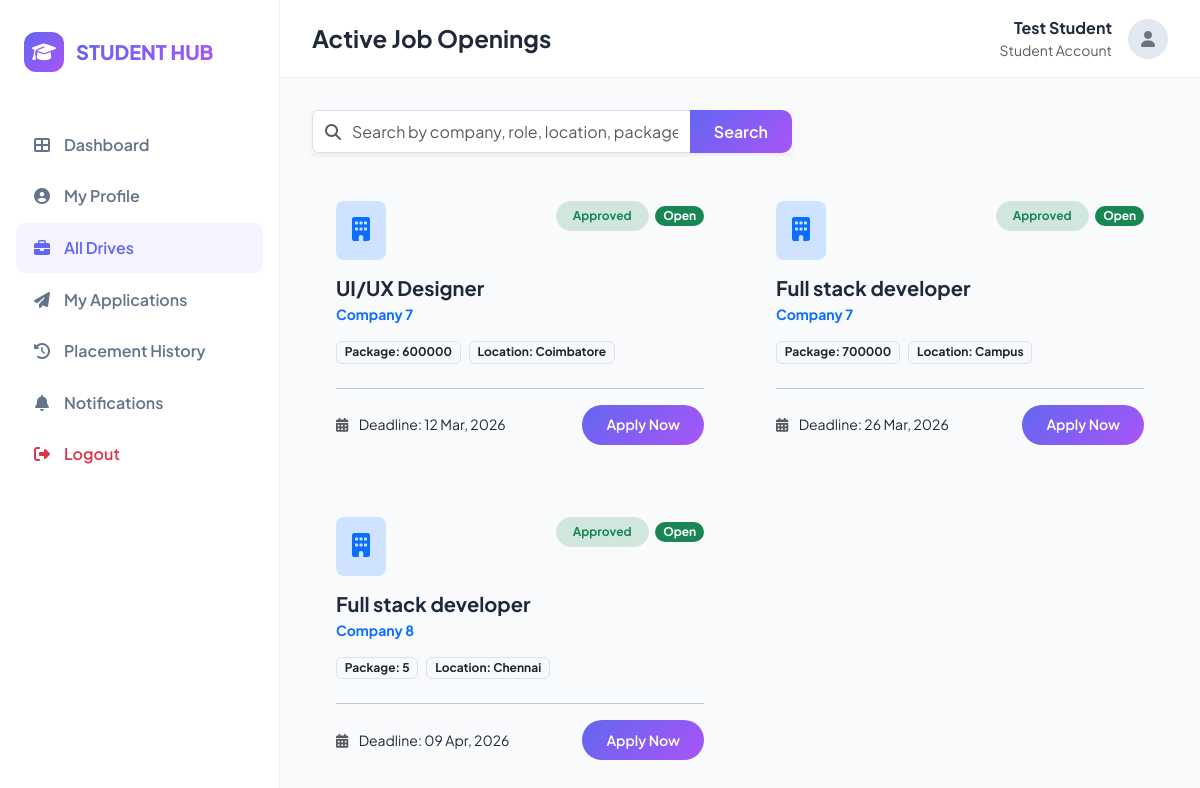
Page /student/placements (signed in) on the committed database.
### models/student_profile.py (models this page shows, shortened)
class StudentProfile(db.Model):
    __tablename__ = "student_profiles"
    id = db.Column(db.Integer, primary_key=True)
    account_id = db.Column(db.Integer, db.ForeignKey("accounts.id"), unique=True, nullable=False)
    full_name = db.Column(db.String(255), nullable=False)
    university_register_number = db.Column(db.String(100), unique=True, nullable=False)
    gender_code = db.Column(db.String(20), nullable=True)
    date_of_birth = db.Column(db.Date, nullable=True)
    institutional_email = db.Column(db.String(255), unique=True, nullable=False)
    personal_email = db.Column(db.String(255), nullable=True)
    primary_phone = db.Column(db.String(20), nullable=False)
    secondary_phone = db.Column(db.String(20), nullable=True)
    skills = db.Column(db.String(500), nullable=True)
    cv_filename = db.Column(db.String(255), nullable=True)

### models/placement_drive.py (models this page shows, shortened)
class PlacementDrive(db.Model):
    __tablename__ = "placement_drives"
    id = db.Column(db.Integer, primary_key=True)
    company_id = db.Column(db.Integer, db.ForeignKey("company_profiles.id"), nullable=False)
    company = db.relationship("CompanyProfile")
    job_title = db.Column(db.String(200), nullable=False)
    job_description = db.Column(db.Text, nullable=False)
    eligibility_criteria = db.Column(db.String(500), nullable=False)
    job_location = db.Column(db.String(100), nullable=False)
    package_amount = db.Column(db.String(50), nullable=False)
    application_deadline = db.Column(db.DateTime, nullable=False)
    approval_status = db.Column(
        db.Enum(DriveStatus),
        nullable=False,
        default=DriveStatus.PENDING
    )
    created_at = db.Column(db.DateTime, nullable=False, server_default=db.func.now())
    approved_at = db.Column(db.DateTime, nullable=True, onupdate=db.func.now())
    rejection_reason = db.Column(db.String(500), nullable=True)

### models/company_profile.py (models this page shows, shortened)
class CompanyProfile(db.Model):
    __tablename__ = "company_profiles"
    id = db.Column(db.Integer, primary_key=True)
    account_id = db.Column(db.Integer, db.ForeignKey("accounts.id"), unique=True, nullable=False)
    name = db.Column(db.String(255), nullable=False)
    company_id_field = db.Column(db.String(100), unique=True, nullable=False)
    website_url = db.Column(db.String(255), nullable=True)
    industry_type = db.Column(db.String(255), nullable=True)
    location = db.Column(db.String(255), nullable=True)
    approval_status = db.Column(
        db.Enum(ApprovalAction),
        nullable=False,
        default=ApprovalAction.PENDING,
        index=True
    )
    hr_contact = db.Column(db.String(255), nullable=False)
    work_email = db.Column(db.String(255), unique=True, nullable=False)

### routes/engagement_routes.py (the view, shortened to what this page needs)
@student_bp.route("/placements", endpoint="placements")
@active_account_required
def search_career_opportunities():
    profile = get_current_student_profile()
    student_name = profile.full_name if profile else "Student User"
    search_query = request.args.get('search', '').strip()
    current_time = datetime.now()
    query = PlacementDrive.query.filter(
        PlacementDrive.approval_status == DriveStatus.APPROVED
    )
    drives = query.order_by(PlacementDrive.application_deadline.asc()).all()
    applied_drive_ids = []
    if profile:
        applied_drive_ids = [app.drive_id for app in StudentApplication.query.filter_by(student_id=profile.id).all()]
    return render_template("student/view_drives.html", drives=drives, student_name=student_name,
                           applied_drive_ids=applied_drive_ids, search_query=search_query,
                           current_time=current_time)

### routes/engagement_routes.py (called while the page is built)
@student_bp.before_request
def student_required():
    if session.get("role") != "student":
        return redirect(url_for("auth.student_login"))

### utils/helpers.py (called while the page is built)
def get_current_student_profile():
    if 'current_student_profile' not in g:
        account_id = session.get("account_id")
        if account_id:
            g.current_student_profile = StudentProfile.query.filter_by(account_id=account_id).first()
        else:
            g.current_student_profile = None
    return g.current_student_profile

def format_drive_date(value):
    if not value:
        return "N/A"
    return value.strftime('%d %b, %Y')

### templates/student/view_drives.html (shortened to what this page needs)
{% extends 'base_student.html' %}
{% block page_title %}Active Job Openings{% endblock %}
{% block content %}
<div class="mb-4">
    <form action="{{ url_for('student.placements') }}" method="GET" class="input-group shadow-sm"
        style="max-width: 480px;">
        <span class="input-group-text bg-white border-end-0">
            <i class="fas fa-search text-muted"></i>
        </span>
        <input type="text" name="search" class="form-control border-start-0 ps-0"
            placeholder="Search by company, role, location, package…" autocomplete="off" value="{{ search_query }}">
        <button class="btn btn-primary-custom px-4" type="submit">Search</button>
    </form>
</div>
<div class="row g-4" id="drivesGrid">
    {% if drives %}
    {% for drive in drives %}
    <div class="col-md-6 drive-card">
        <div class="portal-panel p-4 h-100">
            <div class="d-flex justify-content-between align-items-start mb-3">
                <div class="bg-primary-subtle p-3 rounded-3">
                    <i class="fas fa-building text-primary fs-4"></i>
                </div>
                <div>
                    {{ drive.approval_status | status_badge }}
                    {% if drive.application_deadline < current_time %} <span
                        class="badge bg-secondary rounded-pill ms-1">Closed</span>
                        {% else %}
                        <span class="badge bg-success rounded-pill ms-1">Open</span>
                        {% endif %}
                </div>
            </div>
            <h5 class="fw-bold mb-1">{{ drive.job_title }}</h5>
            <p class="text-primary fw-bold small mb-3">{{ drive.company.name }}</p>
            <div class="d-flex flex-wrap gap-2 mb-4">
                <span class="badge bg-light text-dark border small">Package: {{ drive.package_amount }}</span>
                <span class="badge bg-light text-dark border small">Location: {{ drive.job_location }}</span>
            </div>
            <hr>
            <div class="d-flex justify-content-between align-items-center">
                <div class="small"><i class="fas fa-calendar-alt me-2 text-muted"></i> Deadline: {{
                    drive.application_deadline | format_drive_date }}</div>
                {% if drive.id in applied_drive_ids %}
                <button class="btn btn-sm btn-success rounded-pill" disabled>Applied</button>
                {% elif drive.application_deadline < current_time %} <button
                    class="btn btn-sm btn-secondary rounded-pill" disabled>Deadline Passed</button>
                    {% else %}
                    <button class="btn btn-sm btn-primary-custom rounded-pill apply-btn"
                        data-drive-id="{{ drive.id }}">Apply
                        Now</button>
                    {% endif %}
            </div>
        </div>
    </div>
    {% endfor %}
    {% endif %}
</div>
{% endblock %}

### templates/base_student.html (shortened to what this page needs)
<!DOCTYPE html>
<html lang="en">
<head>
    <link href="https://cdn.jsdelivr.net/npm/bootstrap@5.3.0/dist/css/bootstrap.min.css" rel="stylesheet">
    <link href="https://cdnjs.cloudflare.com/ajax/libs/font-awesome/6.4.0/css/all.min.css" rel="stylesheet">
</head>
<body>
<nav id="sidebar">
        <div class="sidebar-brand">
            <div class="brand-logo"><i class="fas fa-graduation-cap"></i></div>
            <span class="brand-name">STUDENT HUB</span>
        </div>
        <div class="sidebar-menu">
            <a href="{{ url_for('student.dashboard') }}"
                class="nav-link {% if request.endpoint == 'student.dashboard' %}active{% endif %}">
                <i class="fas fa-th-large"></i> <span>Dashboard</span>
            </a>
            <a href="{{ url_for('student.profile') }}"
                class="nav-link {% if request.endpoint == 'student.profile' %}active{% endif %}">
                <i class="fas fa-user-circle"></i> <span>My Profile</span>
            </a>
<a href="{{ url_for('student.placements') }}"
                class="nav-link {% if request.endpoint == 'student.placements' %}active{% endif %}">
                <i class="fas fa-briefcase"></i> <span>All Drives</span>
            </a>
<a href="{{ url_for('student.applications') }}"
                class="nav-link {% if request.endpoint == 'student.applications' %}active{% endif %}">
                <i class="fas fa-paper-plane"></i> <span>My Applications</span>
            </a>
            <a href="{{ url_for('student.history') }}"
                class="nav-link {% if request.endpoint == 'student.history' %}active{% endif %}">
                <i class="fas fa-history"></i> <span>Placement History</span>
            </a>
            <a href="{{ url_for('student.notifications') }}"
                class="nav-link {% if request.endpoint == 'student.notifications' %}active{% endif %}">
                <i class="fas fa-bell"></i> <span>Notifications</span>
            </a>
<a href="{{ url_for('auth.logout') }}" class="nav-link text-danger">
                <i class="fas fa-sign-out-alt"></i> <span>Logout</span>
            </a>
        </div>
    </nav>
<main id="main-content">
        <div class="top-navbar">
            <h4 class="fw-bold mb-0">{% block page_title %}Dashboard{% endblock %}</h4>
            <div class="dropdown">
                <div class="d-flex align-items-center gap-3" role="button" data-bs-toggle="dropdown"
                    aria-expanded="false" style="cursor: pointer;">
                    <div class="text-end d-none d-md-block">
                        <p class="mb-0 fw-bold">{{ student_name if student_name else 'Student User' }}</p>
                        <p class="mb-0 text-muted small">Student Account</p>
                    </div>
                    <div
                        style="width: 40px; height: 40px; background: #e2e8f0; border-radius: 50%; display: flex; align-items: center; justify-content: center;">
                        <i class="fas fa-user text-secondary"></i>
                    </div>
                </div>
            </div>
        </div>
        {% block content %}{% endblock %}
    </main>
</body>
</html>

### templates/base_student.html (style rules this page uses)
:root { --sidebar-width: 280px; --primary-gradient: linear-gradient(135deg, #6366f1 0%, #a855f7 100%); --sidebar-bg: #ffffff; --sidebar-text: #64748b; --sidebar-active-bg: #f5f3ff; --sidebar-active-text: #6366f1; --content-bg: #f8fafc; }
body { font-family: 'Plus Jakarta Sans', sans-serif; background-color: var(--content-bg); color: #1e293b; min-height: 100vh; }
#sidebar { width: var(--sidebar-width); height: 100vh; position: fixed; left: 0; top: 0; background: var(--sidebar-bg); border-right: 1px solid rgba(0, 0, 0, 0.05); z-index: 1000; display: flex; flex-direction: column; }
.sidebar-brand { padding: 2rem 1.5rem; display: flex; align-items: center; gap: 12px; }
.brand-logo { width: 40px; height: 40px; background: var(--primary-gradient); border-radius: 12px; display: flex; align-items: center; justify-content: center; color: white; font-size: 1.2rem; }
.brand-name { font-weight: 800; font-size: 1.25rem; background: var(--primary-gradient); -webkit-background-clip: text; background-clip: text; -webkit-text-fill-color: transparent; }
.sidebar-menu { padding: 1rem; flex-grow: 1; overflow-y: auto; }
.nav-link { display: flex; align-items: center; gap: 12px; padding: 0.8rem 1rem; color: var(--sidebar-text); font-weight: 600; border-radius: 10px; transition: all 0.2s; margin-bottom: 2px; text-decoration: none; }
.nav-link.active { background: var(--sidebar-active-bg); color: var(--sidebar-active-text); }
.nav-link i { width: 20px; text-align: center; }
#main-content { margin-left: var(--sidebar-width); padding: 2rem; }
.top-navbar { background: white; padding: 1rem 2rem; margin: -2rem -2rem 2rem -2rem; border-bottom: 1px solid rgba(0, 0, 0, 0.05); display: flex; justify-content: space-between; align-items: center; }
.btn-primary-custom { background: var(--primary-gradient); border: none; color: white; padding: 0.6rem 1.5rem; border-radius: 10px; font-weight: 600; }

### templates/student/view_drives.html (style rules this page uses)
.bg-primary-subtle { background-color: #eef2ff; }
.bg-success-subtle { background-color: #f0fdf4; }

### rows in the picture
StudentProfile: full_name "Test Student"
PlacementDrive: approval_status|status_badge "Approved", shows "Open", job_title "UI/UX Designer", company.name "Company 7", package_amount "600000", job_location "Coimbatore", application_deadline "12 Mar, 2026"
PlacementDrive: approval_status|status_badge "Approved", shows "Open", job_title "Full stack developer", company.name "Company 7", package_amount "700000", job_location "Campus", application_deadline "26 Mar, 2026"
PlacementDrive: approval_status|status_badge "Approved", shows "Open", job_title "Full stack developer", company.name "Company 8", package_amount "5", job_location "Chennai", application_deadline "09 Apr, 2026"
